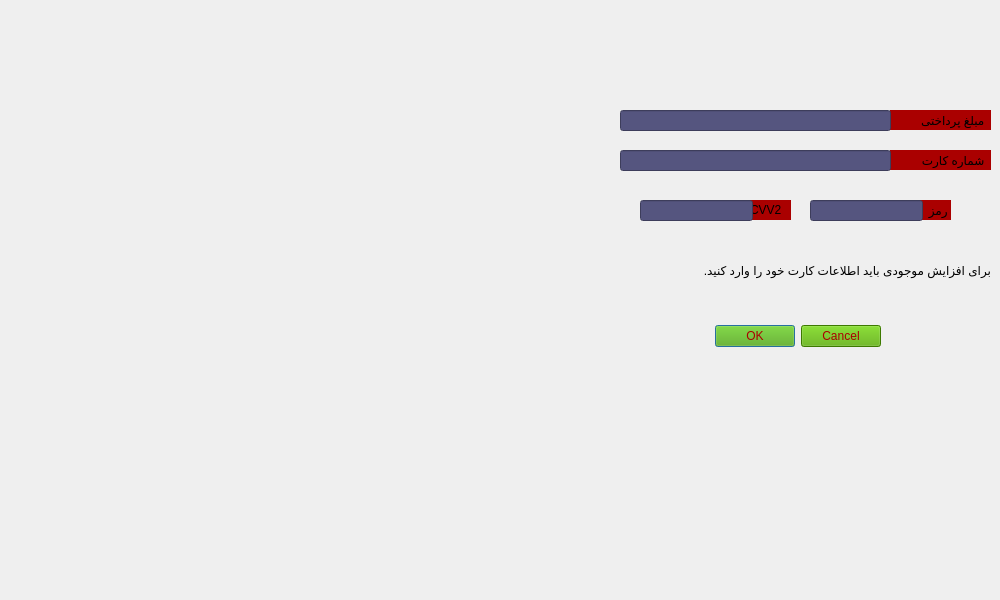
<?xml version="1.0" encoding="UTF-8"?>
<ui version="4.0">
 <class>increase_money</class>
 <widget class="QDialog" name="increase_money">
  <property name="geometry">
   <rect>
    <x>0</x>
    <y>0</y>
    <width>1000</width>
    <height>600</height>
   </rect>
  </property>
  <property name="minimumSize">
   <size>
    <width>1000</width>
    <height>600</height>
   </size>
  </property>
  <property name="maximumSize">
   <size>
    <width>1000</width>
    <height>600</height>
   </size>
  </property>
  <property name="windowTitle">
   <string>Dialog</string>
  </property>
  <property name="styleSheet">
   <string notr="true">background-image: url(:/photos/pey.png);</string>
  </property>
  <widget class="QDialogButtonBox" name="buttonBox">
   <property name="geometry">
    <rect>
     <x>540</x>
     <y>320</y>
     <width>341</width>
     <height>32</height>
    </rect>
   </property>
   <property name="styleSheet">
    <string notr="true">background-image: url();
background-color: rgb(85, 170, 0);
color: rgb(170, 0, 0);</string>
   </property>
   <property name="orientation">
    <enum>Qt::Horizontal</enum>
   </property>
   <property name="standardButtons">
    <set>QDialogButtonBox::Cancel|QDialogButtonBox::Ok</set>
   </property>
  </widget>
  <widget class="QLabel" name="label_3">
   <property name="geometry">
    <rect>
     <x>890</x>
     <y>150</y>
     <width>101</width>
     <height>20</height>
    </rect>
   </property>
   <property name="styleSheet">
    <string notr="true">background-image: url();
background-color: rgb(170, 0, 0);
color: rgb(0, 0, 0);</string>
   </property>
   <property name="text">
    <string>  شماره کارت</string>
   </property>
  </widget>
  <widget class="QLineEdit" name="lineEdit">
   <property name="geometry">
    <rect>
     <x>620</x>
     <y>150</y>
     <width>271</width>
     <height>21</height>
    </rect>
   </property>
   <property name="styleSheet">
    <string notr="true">background-image: url();
background-color: rgb(85, 85, 127);
</string>
   </property>
  </widget>
  <widget class="QLabel" name="label_4">
   <property name="geometry">
    <rect>
     <x>890</x>
     <y>110</y>
     <width>101</width>
     <height>20</height>
    </rect>
   </property>
   <property name="styleSheet">
    <string notr="true">background-image: url();
background-color: rgb(170, 0, 0);
color: rgb(0, 0, 0);</string>
   </property>
   <property name="text">
    <string>  مبلغ پرداختی</string>
   </property>
  </widget>
  <widget class="QLabel" name="label_5">
   <property name="geometry">
    <rect>
     <x>750</x>
     <y>200</y>
     <width>41</width>
     <height>20</height>
    </rect>
   </property>
   <property name="styleSheet">
    <string notr="true">background-image: url();
background-color: rgb(170, 0, 0);
color: rgb(0, 0, 0);</string>
   </property>
   <property name="text">
    <string>CVV2</string>
   </property>
  </widget>
  <widget class="QLineEdit" name="lineEdit_2">
   <property name="geometry">
    <rect>
     <x>640</x>
     <y>200</y>
     <width>113</width>
     <height>21</height>
    </rect>
   </property>
   <property name="styleSheet">
    <string notr="true">background-image: url();
background-color: rgb(85, 85, 127);
</string>
   </property>
  </widget>
  <widget class="QLabel" name="label_6">
   <property name="geometry">
    <rect>
     <x>920</x>
     <y>200</y>
     <width>31</width>
     <height>20</height>
    </rect>
   </property>
   <property name="styleSheet">
    <string notr="true">background-image: url();
background-color: rgb(170, 0, 0);
color: rgb(0, 0, 0);</string>
   </property>
   <property name="text">
    <string> رمز</string>
   </property>
  </widget>
  <widget class="QLineEdit" name="lineEdit_3">
   <property name="geometry">
    <rect>
     <x>810</x>
     <y>200</y>
     <width>113</width>
     <height>21</height>
    </rect>
   </property>
   <property name="styleSheet">
    <string notr="true">background-image: url();
background-color: rgb(85, 85, 127);
</string>
   </property>
  </widget>
  <widget class="QLineEdit" name="lineEdit_4">
   <property name="geometry">
    <rect>
     <x>620</x>
     <y>110</y>
     <width>271</width>
     <height>21</height>
    </rect>
   </property>
   <property name="styleSheet">
    <string notr="true">background-image: url();
background-color: rgb(85, 85, 127);
</string>
   </property>
   <property name="readOnly">
    <bool>true</bool>
   </property>
  </widget>
  <widget class="QLabel" name="label_7">
   <property name="geometry">
    <rect>
     <x>620</x>
     <y>260</y>
     <width>371</width>
     <height>20</height>
    </rect>
   </property>
   <property name="styleSheet">
    <string notr="true">background-image: url();
color: rgb(0, 0, 0);</string>
   </property>
   <property name="text">
    <string>برای افزایش موجودی باید اطلاعات کارت خود را وارد کنید.</string>
   </property>
  </widget>
 </widget>
 <resources/>
 <connections>
  <connection>
   <sender>buttonBox</sender>
   <signal>rejected()</signal>
   <receiver>increase_money</receiver>
   <slot>reject()</slot>
   <hints>
    <hint type="sourcelabel">
     <x>316</x>
     <y>260</y>
    </hint>
    <hint type="destinationlabel">
     <x>286</x>
     <y>274</y>
    </hint>
   </hints>
  </connection>
  <connection>
   <sender>buttonBox</sender>
   <signal>accepted()</signal>
   <receiver>increase_money</receiver>
   <slot>accept()</slot>
   <hints>
    <hint type="sourcelabel">
     <x>248</x>
     <y>254</y>
    </hint>
    <hint type="destinationlabel">
     <x>157</x>
     <y>274</y>
    </hint>
   </hints>
  </connection>
 </connections>
</ui>
